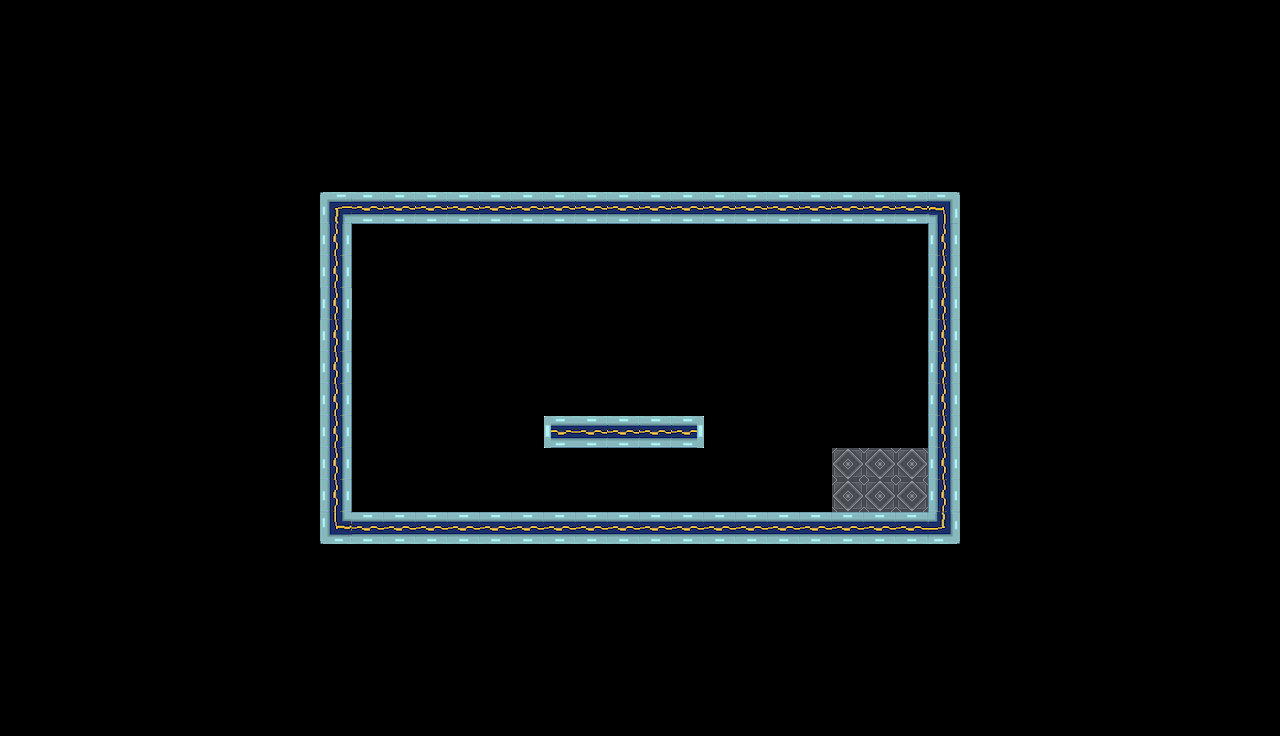

The image is a tile-based game level rendered from a .tmx file. Its description and source (layers, tilesets, objects; grid data summarised) follow:
An orthogonal 40x23 tile map with 32x32 px tiles, 2 tile layers (background, platforms) and 7 objects (2x BackObject, PlayerStart1, PlayerStart2, Exit, Block, ...).

<map version="1.0" tiledversion="1.0.3" orientation="orthogonal" renderorder="right-down" width="40" height="23" tilewidth="32" tileheight="32" nextobjectid="47">
 <properties>
  <property name="Back" value="back2" />
  <property name="Title" value="Falling Blocks" />
  <property name="backOffX" type="int" value="0" />
  <property name="backOffY" type="int" value="-100" />
 </properties>
 <tileset firstgid="1" source="tileset.tsx" />
 <layer name="background" width="40" height="23">
  <data>[920 cells, 0 non-empty, 0 distinct tile ids]</data>
 </layer>
 <layer name="platforms" width="40" height="23">
  <data>[920 cells, 769 non-empty, 12 distinct tile ids]</data>
 </layer>
 <objectgroup name="objects">
  <object id="4" name="P1" type="PlayerStart1" x="368.058" y="434.742" width="60" height="77" />
  <object id="5" name="P2" type="PlayerStart2" x="451.724" y="467.675" width="47" height="44" />
  <object id="16" name="exit" type="Exit" x="855" y="358" width="64" height="90" />
  <object id="38" name="Block1" type="Block" x="608" y="384" width="32" height="32" />
  <object id="42" name="special_pickup?" type="Pickup" x="352" y="224" width="32" height="32" />
  <object id="45" name="BackObject" type="BackObject" x="384" y="288" width="82" height="64">
   <properties>
    <property name="frames" type="int" value="3" />
    <property name="speed" type="int" value="2" />
    <property name="sprite" value="screen" />
    <property name="style" type="int" value="2" />
   </properties>
  </object>
  <object id="46" name="BackObject" type="BackObject" x="660" y="336" width="32" height="64">
   <properties>
    <property name="frames" type="int" value="1" />
    <property name="speed" type="int" value="10" />
    <property name="sprite" value="blood3" />
    <property name="style" type="int" value="2" />
   </properties>
  </object>
 </objectgroup>
</map>
